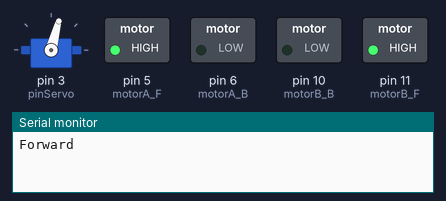
The sketch below on a simulated Arduino Uno, built with avr-gcc and run on an emulated ATmega328P. On the bench: servo, switched loads named in the sketch (green lamp = pin HIGH), the last lines printed to the serial monitor.

Above: at 0.5 s.
At 2.7 s:
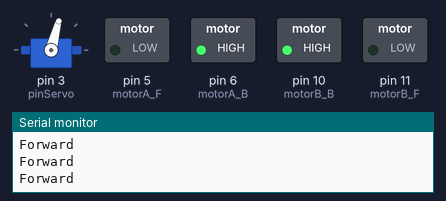
Timing chart, 0 to 3.5 s (numbered marks = the images above):
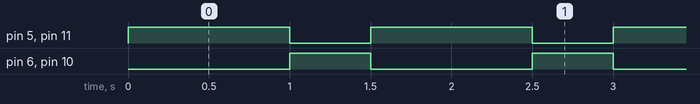

Measured:
- by itself, pin 5 (motorA_F), pin 11 (motorB_F): alternates HIGH for 1.0 s and LOW for 0.50 s
- by itself, pin 6 (motorA_B), pin 10 (motorB_B): alternates HIGH for 0.50 s and LOW for 1.0 s
- by itself, everything shown: repeats every 1.5 s, in 3 steps

The sketch:

Final.ino
```cpp
#include <Servo.h>

#define motorA_F 5
#define motorA_B 6
#define motorB_F 11
#define motorB_B 10

#define pinServo 3

#define THRESHOLD 400

#define FORWARD_TIME 1000
#define BACKWARD_TIME 500
#define SPEED_A 255
#define SPEED_B 255
Servo ServoMotor;

int Speed = 150;

void ForwardCar(){
   Serial.println("Forward");
   analogWrite(motorA_F, SPEED_A);
   analogWrite(motorA_B, 0);
   analogWrite(motorB_F, SPEED_B);
   analogWrite(motorB_B, 0);
   delay(FORWARD_TIME);
   StopCar();
}

void StopCar(){
   //Stop motor
   analogWrite(motorA_F, 0);
   analogWrite(motorA_B, 0);
   analogWrite(motorB_F, 0);
   analogWrite(motorB_B, 0);
}

void BackwardCar(){
   Serial.println("Forward");
   analogWrite(motorA_F, 0);
   analogWrite(motorA_B, SPEED_A);
   analogWrite(motorB_F, 0);
   analogWrite(motorB_B, SPEED_B);
   delay(BACKWARD_TIME);
   StopCar();


}

void setup()
{
  Serial.begin(9600);

  // For motor
  pinMode(motorA_F,OUTPUT);
  pinMode(motorA_B,OUTPUT);
  pinMode(motorB_F,OUTPUT);
  pinMode(motorB_B,OUTPUT);

  //For Servo
  ServoMotor.attach(pinServo);
  ServoMotor.write(75);
}


void loop()
{
  ForwardCar();
  BackwardCar();
}
```

Final_original.ino
```cpp
//#include <Servo.h>
//
//
//#define pinIRa A0
//
//#define motorA_1A 5 // A_1A控制A馬達的前進（HIGH）、後退（LOW）
//#define motorA_1B 6 // A_1B控制A馬達的速度 0~255 ，LOW表示停止
//
//#define pinServo 3
//
//#define THRESHOLD 400
//
//#define FORWARD_TIME 1500
//#define STOP_TIME 150
//#define BACKWARD_TIME 1200
//#define SPEED 150
//Servo ServoMotor;
//
//int IRvalueA = 0;
//int IRvalueD = 0;
//
//int Speed = 150;
//int LastForwardDegree = 75;
//
//void ForwardCar(){
//    Serial.println("Forward");
//    digitalWrite(motorA_1A, HIGH);
//    analogWrite(motorA_1B, 255-SPEED);
//    delay(FORWARD_TIME);
//    StopCar(true);
//    LastForwardDegree = ServoMotor.read();
//}
//void StopCar(int is_Forward){
////    digitalWrite(motorA_1A, LOW);
////    analogWrite(motorA_1B, 200);
////    delay(100)
//    if(is_Forward){
//        digitalWrite(motorA_1A, LOW);
//        analogWrite(motorA_1B, 128);
//    }else{
//        digitalWrite(motorA_1A, HIGH);
//        analogWrite(motorA_1B, 128);
//    }
//    delay(STOP_TIME);
//
//    //Stop motor
//    digitalWrite(motorA_1A, HIGH);
//    analogWrite(motorA_1B, 255);
//}
//
//void BackwardCar(){
//    Serial.println("Backward");
//    ServoMotor.write(LastForwardDegree);
//    delay(1000);
//    digitalWrite(motorA_1A, LOW);
//    analogWrite(motorA_1B, SPEED);
//    delay(BACKWARD_TIME);
//    StopCar(false);
//
//
//}
//
//int ChangeDirection(){
//    int IRvalueA;
//    int degree = 0;
//    for(degree = 20 ; degree <= 140; degree+=10){
//        delay(500);
//        Serial.print("degree \t");
//        Serial.print(IRvalueA);
//        Serial.print("\t");
//        Serial.println(degree);
//        ServoMotor.write(degree);
//        IRvalueA = analogRead(pinIRa);
//        if(IRvalueA > THRESHOLD){ //Find the black
//            ForwardCar();
//            return 1;
//        }
//    }
//    return 0;
//
//
//}
//
//
//void setup()
//{
//  Serial.begin(9600);
//  // For IR sensor
//  pinMode(pinIRa,INPUT);
//
//
//  // For motor
//  pinMode(motorA_1A,OUTPUT);
//  pinMode(motorA_1B,OUTPUT);
//
//  //For Servo
//  ServoMotor.attach(pinServo);
//  ServoMotor.write(75);
//  ForwardCar();
//}
//
//
//
//void loop()
//{
//
//  Serial.print("Analog Reading=");
//  Serial.println(IRvalueA);
//  IRvalueA = analogRead(pinIRa);
//  // test
//
//  //ServoMotor.write(IRvalueA/5);
//  //delay(5000);
//  // test
//
//  if(IRvalueA > THRESHOLD){ // Black area
//      ForwardCar();
//      delay(1000);
//  }else{ // white area
//      int findBlackArea = 0;
//      while(!findBlackArea){
//
//          findBlackArea = ChangeDirection();
//
//          if(!findBlackArea){
//              BackwardCar();
//
//          }
//      }
//  }
//  delay(1000);
//
//}
```
